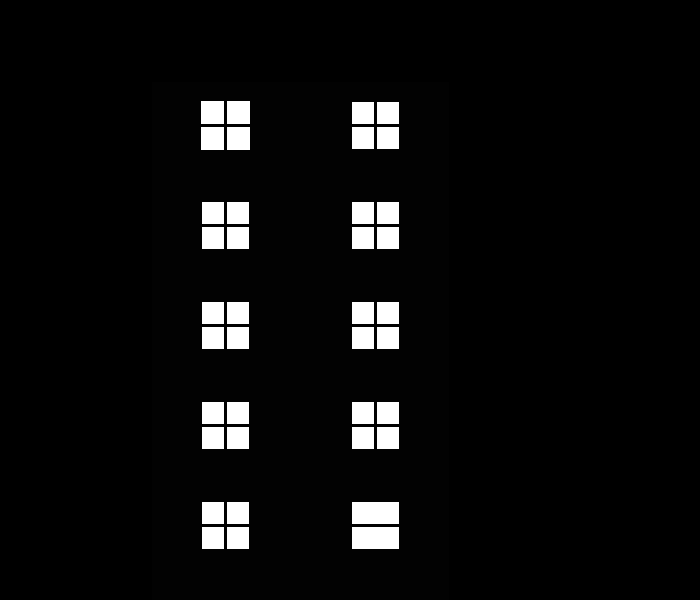
Frame 1 (no input)
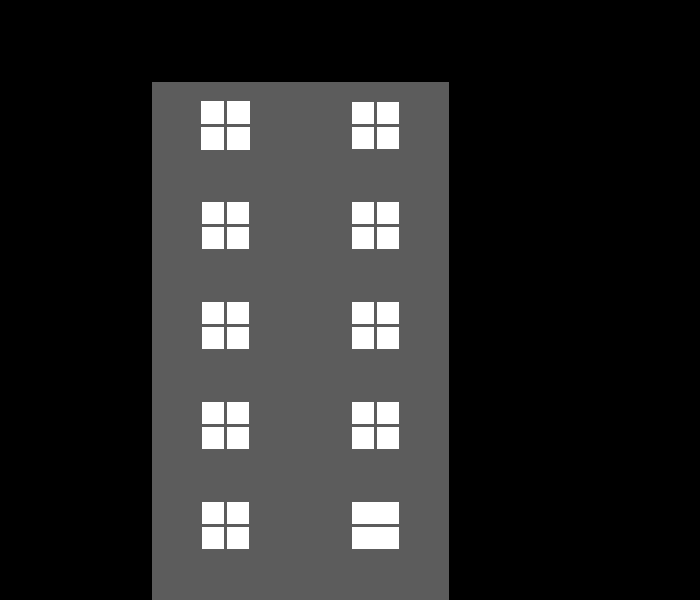
Frame 60 (the mouse pressed at the canvas centre just before this capture)
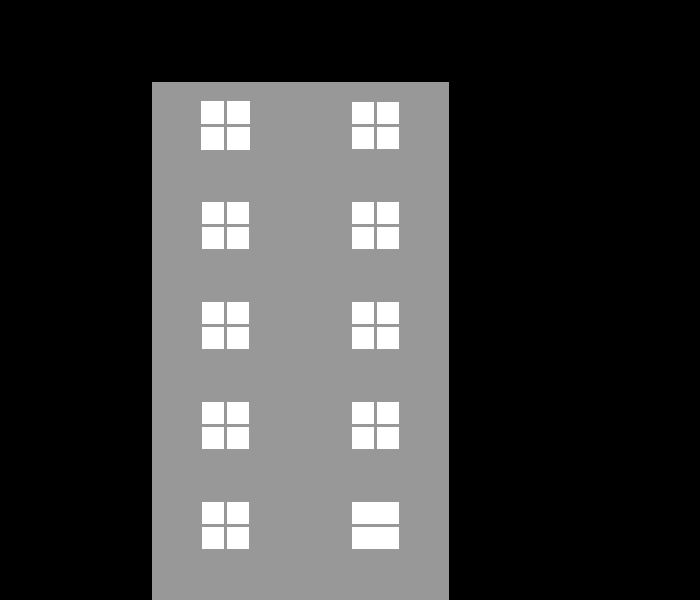
Frame 120 (the mouse held since frame 60 and released just before this capture)

The Processing sketch that drew these frames (run headless with seeded random() and noise(); from frame 60 on, the mouse is pressed at the canvas centre):

// Processing sketch: processing_163156
// ── processing_163156.pde

int x=200;
int y=100;
int z=350;
int q=100;

void setup() {
  size(700, 600);
  background(0);
}
void draw() {
  while (y<height) {
    window(x, y);
    y=y+100;
    q=q+100;
  }
  building();
}
void window(int x, int y) {
  fill(255);
  rect(x, y, 50, 50);
  strokeWeight(3);
  stroke(0);
  line(x+25, y, x+25, y+50);
  line(x, y+25, x+50, y+25);
  fill(255);
  rect(z, q, 50, 50);
  strokeWeight(3);
  stroke(0);
  line(z+25, q, z+25, z+50);
  line(z, q+25, z+50, q+25);
}
void building(){
  fill(255,255,255,2);
  rect(150, 80, 300, 550);
}
